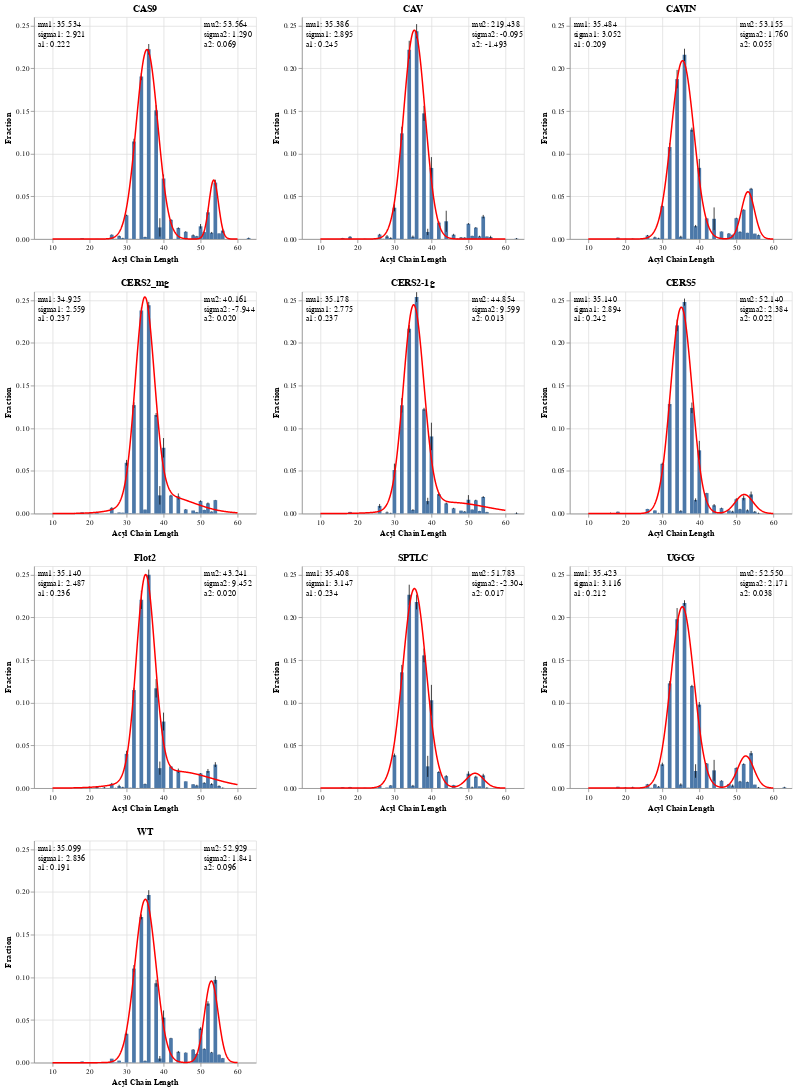

Notebook code cell kept with this figure:
### Code cell
chart_list = []
def gauss(x,mu,sigma,A):
    return A*np.exp(-(x-mu)**2/(2*sigma**2))

def bimodal(x,mu1,sigma1,A1,mu2,sigma2,A2):
    return gauss(x,mu1,sigma1,A1)+gauss(x,mu2,sigma2,A2)

for protein in ptnstd['protein'].unique():
    source = ptnstd[ptnstd['protein'] == protein]
    
    # create error bars
    err = alt.Chart(source).mark_errorbar(extent='stdev').encode(
        x='Acyl Chain Length:Q',
        y='Fraction:Q',
    )
    
    # create histogram
    bar = alt.Chart(source).mark_bar().encode(
        x='Acyl Chain Length:Q',
        y=alt.Y('mean(Fraction):Q').scale(domain=[0,.26]),
    ).properties(title=protein)
    
    # create gaussian
    x = ptns[(ptns['Acyl Chain Length'] % 2 == 0)]['Acyl Chain Length']
    y = ptns[protein].loc[x.index]
    
    # expected vals
    x1 = x[x < 50]
    y1 = ptns[protein].loc[x1.index]
    x2 = x[x >= 50]
    y2 = ptns[protein].loc[x2.index]
    
    n1 = sum(y1)
    mean1 = sum(x1*y1)/n1                  
    sigma1 = sum(y1*(x1-mean1)**2)/n1
    a1 = max(y1)
    
    n2 = sum(y2)                         
    mean2 = sum(x2*y2)/n2                  
    sigma2 = sum(y2*(x2-mean2)**2)/n2
    a2=max(y2)
    
    expected = [mean1, sigma1, a1, mean2, sigma2, a2]
    
    popt,pcov = curve_fit(bimodal,x,y,p0=expected)
    
    xx = np.linspace(10, 60, 500)
    
    s = pd.DataFrame({'Acyl Chain Length':xx, 'y':bimodal(xx, *popt)})
    
    gaus = alt.Chart(s).mark_line(color='red').encode(
        x='Acyl Chain Length:Q',
        y='y:Q'
    )
    
    text1 = alt.Chart({'values':[{}]}).mark_text(
        align="left", baseline="top"
    ).encode(
        x=alt.value(5),  # pixels from left
        y=alt.value(5),  # pixels from top
        text=alt.value([f"mu1: {popt[0]:.3f}", f"sigma1: {popt[1]:.3f}", f"a1: {popt[2]:.3f}"])
    )
    
    text2 = alt.Chart({'values':[{}]}).mark_text(
        align="left", baseline="top"
    ).encode(
        x=alt.value(230),  # pixels from left
        y=alt.value(5),  # pixels from top
        text=alt.value([f"mu2: {popt[3]:.3f}", f"sigma2: {popt[4]:.3f}", f"a2: {popt[5]:.3f}"])
    )
    
    # append to chart list
    chart = bar + err + gaus + text1 + text2
    
    chart_list.append(chart)

bimodal_gauss = alt.hconcat(*chart_list[:3]) & alt.hconcat(*chart_list[3:6]) & alt.hconcat(*chart_list[6:9]) & chart_list[9]
bimodal_gauss

### Figure 1 — Vega-Lite specification as saved in the notebook (floating-point values rounded to 4 significant figures; data arrays with more than 128 entries replaced by an {"elided": "..."} marker saying what was removed)
{"config": {"view": {"continuousWidth": 300, "continuousHeight": 300}}, "vconcat": [{"hconcat": [{"layer": [{"mark": {"type": "bar"}, "encoding": {"x": {"field": "Acyl Chain Length", "type": "quantitative"}, "y": {"aggregate": "mean", "field": "Fraction", "scale": {"domain": [0, 0.26]}, "type": "quantitative"}}, "title": "CAS9"}, {"mark": {"type": "errorbar", "extent": "stdev"}, "encoding": {"x": {"field": "Acyl Chain Length", "type": "quantitative"}, "y": {"field": "Fraction", "type": "quantitative"}}}, {"data": {"name": "data-12d409dfd844dd5a5f842bf90b242405"}, "mark": {"type": "line", "color": "red"}, "encoding": {"x": {"field": "Acyl Chain Length", "type": "quantitative"}, "y": {"field": "y", "type": "quantitative"}}}, {"data": {"name": "empty"}, "mark": {"type": "text", "align": "left", "baseline": "top"}, "encoding": {"text": {"value": ["mu1: 35.534", "sigma1: 2.921", "a1: 0.222"]}, "x": {"value": 5}, "y": {"value": 5}}}, {"data": {"name": "empty"}, "mark": {"type": "text", "align": "left", "baseline": "top"}, "encoding": {"text": {"value": ["mu2: 53.564", "sigma2: 1.290", "a2: 0.069"]}, "x": {"value": 230}, "y": {"value": 5}}}], "data": {"name": "data-0e140cbde06a05112803624adbe51bd8"}}, {"layer": [{"mark": {"type": "bar"}, "encoding": {"x": {"field": "Acyl Chain Length", "type": "quantitative"}, "y": {"aggregate": "mean", "field": "Fraction", "scale": {"domain": [0, 0.26]}, "type": "quantitative"}}, "title": "CAV"}, {"mark": {"type": "errorbar", "extent": "stdev"}, "encoding": {"x": {"field": "Acyl Chain Length", "type": "quantitative"}, "y": {"field": "Fraction", "type": "quantitative"}}}, {"data": {"name": "data-e49c9ec6c724cc349dbfc12186a1e93a"}, "mark": {"type": "line", "color": "red"}, "encoding": {"x": {"field": "Acyl Chain Length", "type": "quantitative"}, "y": {"field": "y", "type": "quantitative"}}}, {"data": {"name": "empty"}, "mark": {"type": "text", "align": "left", "baseline": "top"}, "encoding": {"text": {"value": ["mu1: 35.386", "sigma1: 2.895", "a1: 0.245"]}, "x": {"value": 5}, "y": {"value": 5}}}, {"data": {"name": "empty"}, "mark": {"type": "text", "align": "left", "baseline": "top"}, "encoding": {"text": {"value": ["mu2: 219.438", "sigma2: -0.095", "a2: -1.493"]}, "x": {"value": 230}, "y": {"value": 5}}}], "data": {"name": "data-cc2bc58d17b0c4a92ab9d878a3e1e896"}}, {"layer": [{"mark": {"type": "bar"}, "encoding": {"x": {"field": "Acyl Chain Length", "type": "quantitative"}, "y": {"aggregate": "mean", "field": "Fraction", "scale": {"domain": [0, 0.26]}, "type": "quantitative"}}, "title": "CAVIN"}, {"mark": {"type": "errorbar", "extent": "stdev"}, "encoding": {"x": {"field": "Acyl Chain Length", "type": "quantitative"}, "y": {"field": "Fraction", "type": "quantitative"}}}, {"data": {"name": "data-421751cb33e1f30d8b242826e63198c2"}, "mark": {"type": "line", "color": "red"}, "encoding": {"x": {"field": "Acyl Chain Length", "type": "quantitative"}, "y": {"field": "y", "type": "quantitative"}}}, {"data": {"name": "empty"}, "mark": {"type": "text", "align": "left", "baseline": "top"}, "encoding": {"text": {"value": ["mu1: 35.484", "sigma1: 3.052", "a1: 0.209"]}, "x": {"value": 5}, "y": {"value": 5}}}, {"data": {"name": "empty"}, "mark": {"type": "text", "align": "left", "baseline": "top"}, "encoding": {"text": {"value": ["mu2: 53.155", "sigma2: 1.760", "a2: 0.055"]}, "x": {"value": 230}, "y": {"value": 5}}}], "data": {"name": "data-363cd3c5b3123c69106a1ce587fade77"}}]}, {"hconcat": [{"layer": [{"mark": {"type": "bar"}, "encoding": {"x": {"field": "Acyl Chain Length", "type": "quantitative"}, "y": {"aggregate": "mean", "field": "Fraction", "scale": {"domain": [0, 0.26]}, "type": "quantitative"}}, "title": "CERS2_mg"}, {"mark": {"type": "errorbar", "extent": "stdev"}, "encoding": {"x": {"field": "Acyl Chain Length", "type": "quantitative"}, "y": {"field": "Fraction", "type": "quantitative"}}}, {"data": {"name": "data-3d97cf4f1722133415040d7d083564bd"}, "mark": {"type": "line", "color": "red"}, "encoding": {"x": {"field": "Acyl Chain Length", "type": "quantitative"}, "y": {"field": "y", "type": "quantitative"}}}, {"data": {"name": "empty"}, "mark": {"type": "text", "align": "left", "baseline": "top"}, "encoding": {"text": {"value": ["mu1: 34.925", "sigma1: 2.559", "a1: 0.237"]}, "x": {"value": 5}, "y": {"value": 5}}}, {"data": {"name": "empty"}, "mark": {"type": "text", "align": "left", "baseline": "top"}, "encoding": {"text": {"value": ["mu2: 40.161", "sigma2: -7.944", "a2: 0.020"]}, "x": {"value": 230}, "y": {"value": 5}}}], "data": {"name": "data-0ae249bd0a88a3a1af5ce70e6a57c3fc"}}, {"layer": [{"mark": {"type": "bar"}, "encoding": {"x": {"field": "Acyl Chain Length", "type": "quantitative"}, "y": {"aggregate": "mean", "field": "Fraction", "scale": {"domain": [0, 0.26]}, "type": "quantitative"}}, "title": "CERS2-1g"}, {"mark": {"type": "errorbar", "extent": "stdev"}, "encoding": {"x": {"field": "Acyl Chain Length", "type": "quantitative"}, "y": {"field": "Fraction", "type": "quantitative"}}}, {"data": {"name": "data-6f4642e22508ceb7ed9284a7818aa7b9"}, "mark": {"type": "line", "color": "red"}, "encoding": {"x": {"field": "Acyl Chain Length", "type": "quantitative"}, "y": {"field": "y", "type": "quantitative"}}}, {"data": {"name": "empty"}, "mark": {"type": "text", "align": "left", "baseline": "top"}, "encoding": {"text": {"value": ["mu1: 35.178", "sigma1: 2.775", "a1: 0.237"]}, "x": {"value": 5}, "y": {"value": 5}}}, {"data": {"name": "empty"}, "mark": {"type": "text", "align": "left", "baseline": "top"}, "encoding": {"text": {"value": ["mu2: 44.854", "sigma2: 9.599", "a2: 0.013"]}, "x": {"value": 230}, "y": {"value": 5}}}], "data": {"name": "data-8928244519f60bf3943d783d239680a2"}}, {"layer": [{"mark": {"type": "bar"}, "encoding": {"x": {"field": "Acyl Chain Length", "type": "quantitative"}, "y": {"aggregate": "mean", "field": "Fraction", "scale": {"domain": [0, 0.26]}, "type": "quantitative"}}, "title": "CERS5"}, {"mark": {"type": "errorbar", "extent": "stdev"}, "encoding": {"x": {"field": "Acyl Chain Length", "type": "quantitative"}, "y": {"field": "Fraction", "type": "quantitative"}}}, {"data": {"name": "data-24b74f9846ec54bffc66762c01dfba9b"}, "mark": {"type": "line", "color": "red"}, "encoding": {"x": {"field": "Acyl Chain Length", "type": "quantitative"}, "y": {"field": "y", "type": "quantitative"}}}, {"data": {"name": "empty"}, "mark": {"type": "text", "align": "left", "baseline": "top"}, "encoding": {"text": {"value": ["mu1: 35.140", "sigma1: 2.894", "a1: 0.242"]}, "x": {"value": 5}, "y": {"value": 5}}}, {"data": {"name": "empty"}, "mark": {"type": "text", "align": "left", "baseline": "top"}, "encoding": {"text": {"value": ["mu2: 52.140", "sigma2: 2.384", "a2: 0.022"]}, "x": {"value": 230}, "y": {"value": 5}}}], "data": {"name": "data-72a4758ad72767c398cdf6b47f78aa94"}}]}, {"hconcat": [{"layer": [{"mark": {"type": "bar"}, "encoding": {"x": {"field": "Acyl Chain Length", "type": "quantitative"}, "y": {"aggregate": "mean", "field": "Fraction", "scale": {"domain": [0, 0.26]}, "type": "quantitative"}}, "title": "Flot2"}, {"mark": {"type": "errorbar", "extent": "stdev"}, "encoding": {"x": {"field": "Acyl Chain Length", "type": "quantitative"}, "y": {"field": "Fraction", "type": "quantitative"}}}, {"data": {"name": "data-09a88650712083c9141d4b86e8e737bd"}, "mark": {"type": "line", "color": "red"}, "encoding": {"x": {"field": "Acyl Chain Length", "type": "quantitative"}, "y": {"field": "y", "type": "quantitative"}}}, {"data": {"name": "empty"}, "mark": {"type": "text", "align": "left", "baseline": "top"}, "encoding": {"text": {"value": ["mu1: 35.140", "sigma1: 2.487", "a1: 0.236"]}, "x": {"value": 5}, "y": {"value": 5}}}, {"data": {"name": "empty"}, "mark": {"type": "text", "align": "left", "baseline": "top"}, "encoding": {"text": {"value": ["mu2: 43.241", "sigma2: 9.452", "a2: 0.020"]}, "x": {"value": 230}, "y": {"value": 5}}}], "data": {"name": "data-a5d1b7f51dd2c6bdd86ca65f70bdddbb"}}, {"layer": [{"mark": {"type": "bar"}, "encoding": {"x": {"field": "Acyl Chain Length", "type": "quantitative"}, "y": {"aggregate": "mean", "field": "Fraction", "scale": {"domain": [0, 0.26]}, "type": "quantitative"}}, "title": "SPTLC"}, {"mark": {"type": "errorbar", "extent": "stdev"}, "encoding": {"x": {"field": "Acyl Chain Length", "type": "quantitative"}, "y": {"field": "Fraction", "type": "quantitative"}}}, {"data": {"name": "data-ba9ed9106287c44fad8bd77d51e3cc04"}, "mark": {"type": "line", "color": "red"}, "encoding": {"x": {"field": "Acyl Chain Length", "type": "quantitative"}, "y": {"field": "y", "type": "quantitative"}}}, {"data": {"name": "empty"}, "mark": {"type": "text", "align": "left", "baseline": "top"}, "encoding": {"text": {"value": ["mu1: 35.408", "sigma1: 3.147", "a1: 0.234"]}, "x": {"value": 5}, "y": {"value": 5}}}, {"data": {"name": "empty"}, "mark": {"type": "text", "align": "left", "baseline": "top"}, "encoding": {"text": {"value": ["mu2: 51.783", "sigma2: -2.304", "a2: 0.017"]}, "x": {"value": 230}, "y": {"value": 5}}}], "data": {"name": "data-2f628a3bb4d31cdf086f32e3fa17789f"}}, {"layer": [{"mark": {"type": "bar"}, "encoding": {"x": {"field": "Acyl Chain Length", "type": "quantitative"}, "y": {"aggregate": "mean", "field": "Fraction", "scale": {"domain": [0, 0.26]}, "type": "quantitative"}}, "title": "UGCG"}, {"mark": {"type": "errorbar", "extent": "stdev"}, "encoding": {"x": {"field": "Acyl Chain Length", "type": "quantitative"}, "y": {"field": "Fraction", "type": "quantitative"}}}, {"data": {"name": "data-85ab8da8ac349cd3fceff2f9bd4b7eab"}, "mark": {"type": "line", "color": "red"}, "encoding": {"x": {"field": "Acyl Chain Length", "type": "quantitative"}, "y": {"field": "y", "type": "quantitative"}}}, {"data": {"name": "empty"}, "mark": {"type": "text", "align": "left", "baseline": "top"}, "encoding": {"text": {"value": ["mu1: 35.423", "sigma1: 3.116", "a1: 0.212"]}, "x": {"value": 5}, "y": {"value": 5}}}, {"data": {"name": "empty"}, "mark": {"type": "text", "align": "left", "baseline": "top"}, "encoding": {"text": {"value": ["mu2: 52.550", "sigma2: 2.171", "a2: 0.038"]}, "x": {"value": 230}, "y": {"value": 5}}}], "data": {"name": "data-667acebbb8b0c4bfe87015bd7fa05579"}}]}, {"layer": [{"mark": {"type": "bar"}, "encoding": {"x": {"field": "Acyl Chain Length", "type": "quantitative"}, "y": {"aggregate": "mean", "field": "Fraction", "scale": {"domain": [0, 0.26]}, "type": "quantitative"}}, "title": "WT"}, {"mark": {"type": "errorbar", "extent": "stdev"}, "encoding": {"x": {"field": "Acyl Chain Length", "type": "quantitative"}, "y": {"field": "Fraction", "type": "quantitative"}}}, {"data": {"name": "data-59d8f2fed7cb8e668f54e1d7ca7d4a04"}, "mark": {"type": "line", "color": "red"}, "encoding": {"x": {"field": "Acyl Chain Length", "type": "quantitative"}, "y": {"field": "y", "type": "quantitative"}}}, {"data": {"name": "empty"}, "mark": {"type": "text", "align": "left", "baseline": "top"}, "encoding": {"text": {"value": ["mu1: 35.099", "sigma1: 2.836", "a1: 0.191"]}, "x": {"value": 5}, "y": {"value": 5}}}, {"data": {"name": "empty"}, "mark": {"type": "text", "align": "left", "baseline": "top"}, "encoding": {"text": {"value": ["mu2: 52.929", "sigma2: 1.841", "a2: 0.096"]}, "x": {"value": 230}, "y": {"value": 5}}}], "data": {"name": "data-038e6707c63ca33725c4cf506216ceb4"}}], "$schema": "https://vega.github.io/schema/vega-lite/v5.16.3.json", "datasets": {"data-0e140cbde06a05112803624adbe51bd8": {"elided": "172 records"}, "data-12d409dfd844dd5a5f842bf90b242405": {"elided": "500 records"}, "empty": [{}], "data-cc2bc58d17b0c4a92ab9d878a3e1e896": {"elided": "172 records"}, "data-e49c9ec6c724cc349dbfc12186a1e93a": {"elided": "500 records"}, "data-363cd3c5b3123c69106a1ce587fade77": {"elided": "172 records"}, "data-421751cb33e1f30d8b242826e63198c2": {"elided": "500 records"}, "data-0ae249bd0a88a3a1af5ce70e6a57c3fc": {"elided": "172 records"}, "data-3d97cf4f1722133415040d7d083564bd": {"elided": "500 records"}, "data-8928244519f60bf3943d783d239680a2": {"elided": "172 records"}, "data-6f4642e22508ceb7ed9284a7818aa7b9": {"elided": "500 records"}, "data-72a4758ad72767c398cdf6b47f78aa94": {"elided": "172 records"}, "data-24b74f9846ec54bffc66762c01dfba9b": {"elided": "500 records"}, "data-a5d1b7f51dd2c6bdd86ca65f70bdddbb": {"elided": "172 records"}, "data-09a88650712083c9141d4b86e8e737bd": {"elided": "500 records"}, "data-2f628a3bb4d31cdf086f32e3fa17789f": {"elided": "172 records"}, "data-ba9ed9106287c44fad8bd77d51e3cc04": {"elided": "500 records"}, "data-667acebbb8b0c4bfe87015bd7fa05579": {"elided": "172 records"}, "data-85ab8da8ac349cd3fceff2f9bd4b7eab": {"elided": "500 records"}, "data-038e6707c63ca33725c4cf506216ceb4": {"elided": "172 records"}, "data-59d8f2fed7cb8e668f54e1d7ca7d4a04": {"elided": "500 records"}}}
